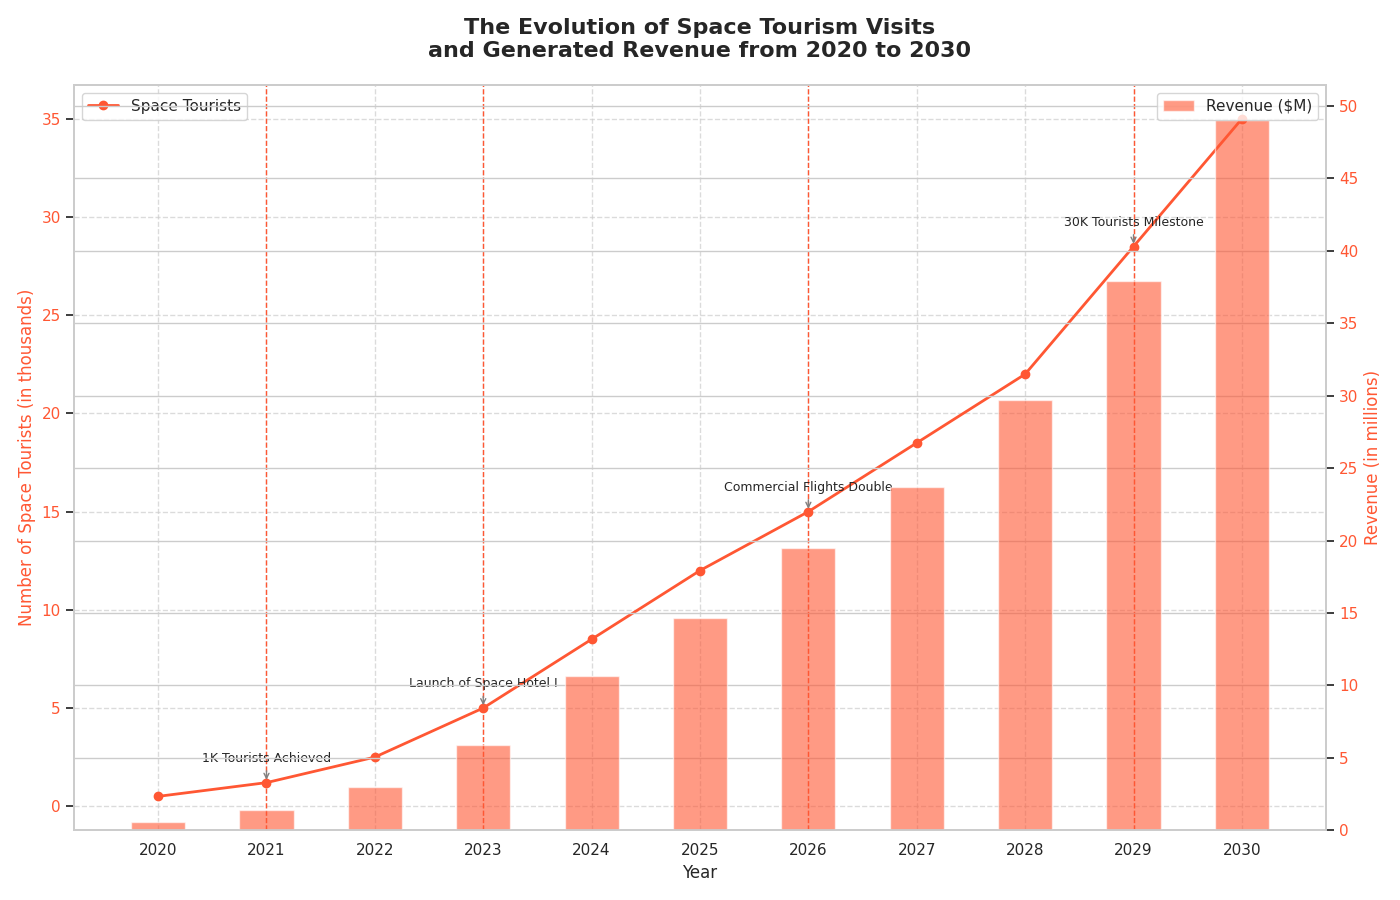

This chart was generated by the following Python code:
import matplotlib.pyplot as plt
import numpy as np

years = np.arange(2020, 2031)
space_tourists = np.array([0.5, 1.2, 2.5, 5.0, 8.5, 12.0, 15.0, 18.5, 22.0, 28.5, 35.0])
revenue_per_tourist = 1.0
space_revenue = space_tourists * revenue_per_tourist * (1.0 + np.array([0.1, 0.15, 0.2, 0.18, 0.25, 0.22, 0.3, 0.28, 0.35, 0.33, 0.4]))
milestones = {
    2021: "1K Tourists Achieved",
    2023: "Launch of Space Hotel I",
    2026: "Commercial Flights Double",
    2029: "30K Tourists Milestone"
}

fig, ax1 = plt.subplots(figsize=(14, 9))

# Unified color
unified_color = '#FF5733'

ax1.plot(years, space_tourists, marker='o', linestyle='-', color=unified_color, linewidth=2, label='Space Tourists')
ax1.set_xlabel("Year", fontsize=12)
ax1.set_ylabel("Number of Space Tourists (in thousands)", fontsize=12, color=unified_color)
ax1.tick_params(axis='y', labelcolor=unified_color)

ax2 = ax1.twinx()
ax2.bar(years, space_revenue, color=unified_color, alpha=0.6, label='Revenue ($M)', width=0.5)
ax2.set_ylabel("Revenue (in millions)", fontsize=12, color=unified_color)
ax2.tick_params(axis='y', labelcolor=unified_color)

for year, label in milestones.items():
    ax1.annotate(label,
                 (year, space_tourists[years == year]),
                 textcoords="offset points",
                 xytext=(0, 15),
                 ha='center',
                 fontsize=9,
                 arrowprops=dict(arrowstyle='->', color='gray'))

plt.title("The Evolution of Space Tourism Visits\nand Generated Revenue from 2020 to 2030", fontsize=16, fontweight='bold', pad=20)

ax1.grid(True, linestyle='--', alpha=0.7)
ax1.legend(loc='upper left')
ax2.legend(loc='upper right')

for year in milestones.keys():
    ax1.axvline(year, color=unified_color, linestyle='--', linewidth=1)

ax1.set_xticks(years)
ax1.set_yticks(np.arange(0, 40, 5))
ax2.set_yticks(np.arange(0, max(space_revenue) + 5, 5))

fig.tight_layout()
plt.show()
